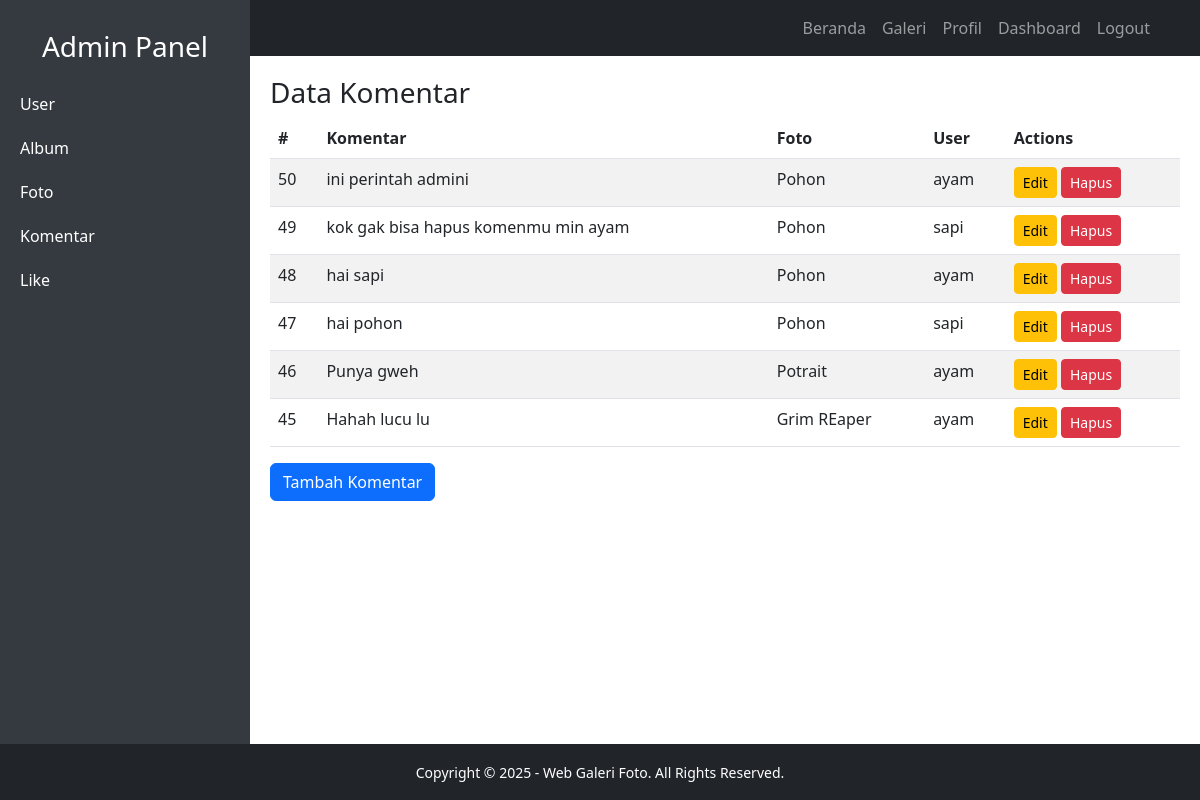
Screenshot of /dashboard.php?tab=komentar (signed in) with the database file from the repository.
### tables this page shows
CREATE TABLE `komentar` (
  `KomentarID` int(11) NOT NULL,
  `FotoID` int(11) NOT NULL,
  `UserID` int(11) NOT NULL,
  `IsiKomentar` text NOT NULL,
  `TanggalKomentar` date NOT NULL
);

CREATE TABLE `foto` (
  `FotoID` int(11) NOT NULL,
  `JudulFoto` varchar(255) NOT NULL,
  `Deskripsi` text NOT NULL,
  `TanggalUnggah` date NOT NULL,
  `Gambar` varchar(255) NOT NULL,
  `Album_ID` int(11) NOT NULL,
  `UserID` int(11) NOT NULL
);

CREATE TABLE `user` (
  `UserID` int(11) NOT NULL,
  `Username` varchar(255) NOT NULL,
  `Password` varchar(255) NOT NULL,
  `Email` varchar(255) NOT NULL,
  `NamaLengkap` varchar(255) NOT NULL,
  `Alamat` text NOT NULL,
  `role` enum('user','admin') NOT NULL DEFAULT 'user'
);

### tabel/tabel-komentar.php (the view, shortened to what this page needs)
<?php
include 'db.php';
$query = mysqli_query($conn, "SELECT Komentar.*, Foto.JudulFoto, User.Username FROM Komentar
                              JOIN Foto ON Komentar.FotoID = Foto.FotoID
                              JOIN User ON Komentar.UserID = User.UserID
                              ORDER BY KomentarID DESC");
$komentar = mysqli_fetch_all($query, MYSQLI_ASSOC);
?>
<h3>Data Komentar</h3>
<table class="table table-striped">
    <thead>
        <tr>
            <th>#</th>
            <th>Komentar</th>
            <th>Foto</th>
            <th>User</th>
            <th>Actions</th>
        </tr>
    </thead>
    <tbody>
        <?php foreach ($komentar as $row): ?>
            <tr>
                <td><?= $row['KomentarID']; ?></td>
                <td><?= $row['IsiKomentar']; ?></td>
                <td><?= $row['JudulFoto']; ?></td>
                <td><?= $row['Username']; ?></td>
                <td>
                    <a href="dashboard.php?tab=komentar&action=edit&id=<?= $row['KomentarID']; ?>" class="btn btn-warning btn-sm">Edit</a>
                    <a href="dashboard.php?tab=komentar&action=hapus&id=<?= $row['KomentarID']; ?>" class="btn btn-danger btn-sm" onclick="return confirm('Yakin ingin menghapus?')">Hapus</a>
                </td>
            </tr>
        <?php endforeach; ?>
    </tbody>
</table>
<button class="btn btn-primary" data-bs-toggle="modal" data-bs-target="#addKomentarModal">Tambah Komentar</button>

### dashboard.php (style rules this page uses)
body { overflow-x: hidden; }

### rows the page displays
komentar: KomentarID "50", IsiKomentar "ini perintah admini", FotoID.JudulFoto "Pohon", UserID.Username "ayam"
komentar: KomentarID "49", IsiKomentar "kok gak bisa hapus komenmu min ayam", FotoID.JudulFoto "Pohon", UserID.Username "sapi"
komentar: KomentarID "48", IsiKomentar "hai sapi", FotoID.JudulFoto "Pohon", UserID.Username "ayam"
komentar: KomentarID "47", IsiKomentar "hai pohon", FotoID.JudulFoto "Pohon", UserID.Username "sapi"
komentar: KomentarID "46", IsiKomentar "Punya gweh", FotoID.JudulFoto "Potrait", UserID.Username "ayam"
komentar: KomentarID "45", IsiKomentar "Hahah lucu lu", FotoID.JudulFoto "Grim REaper", UserID.Username "ayam"
